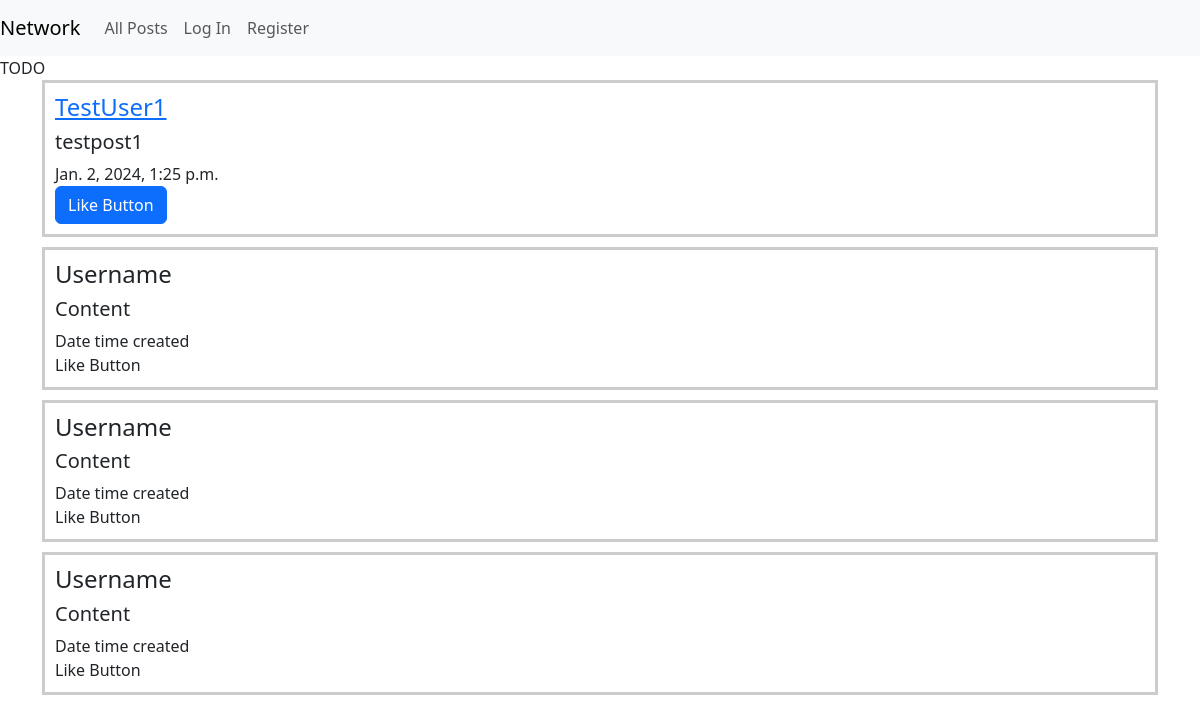
The app's page /, older data.
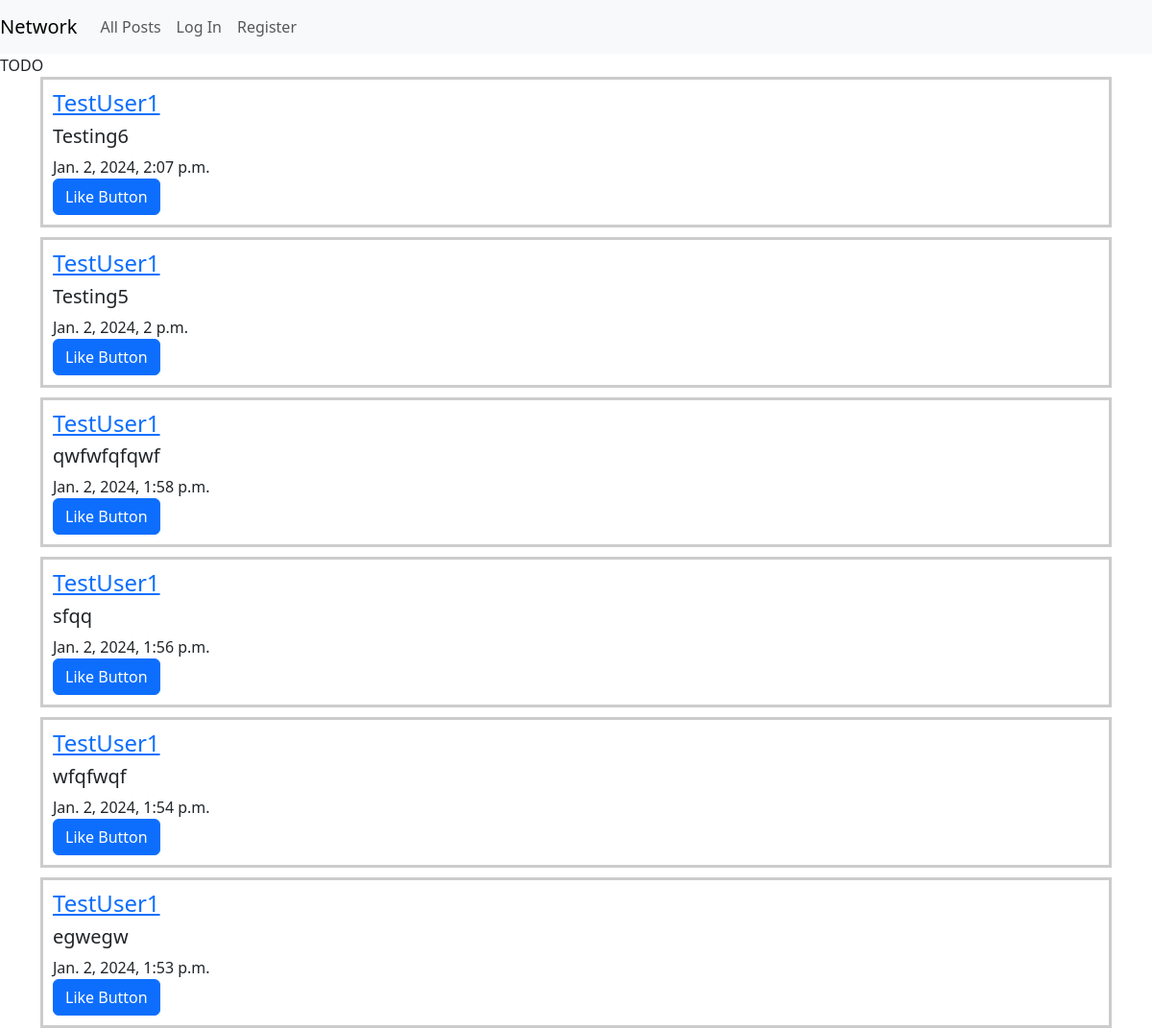
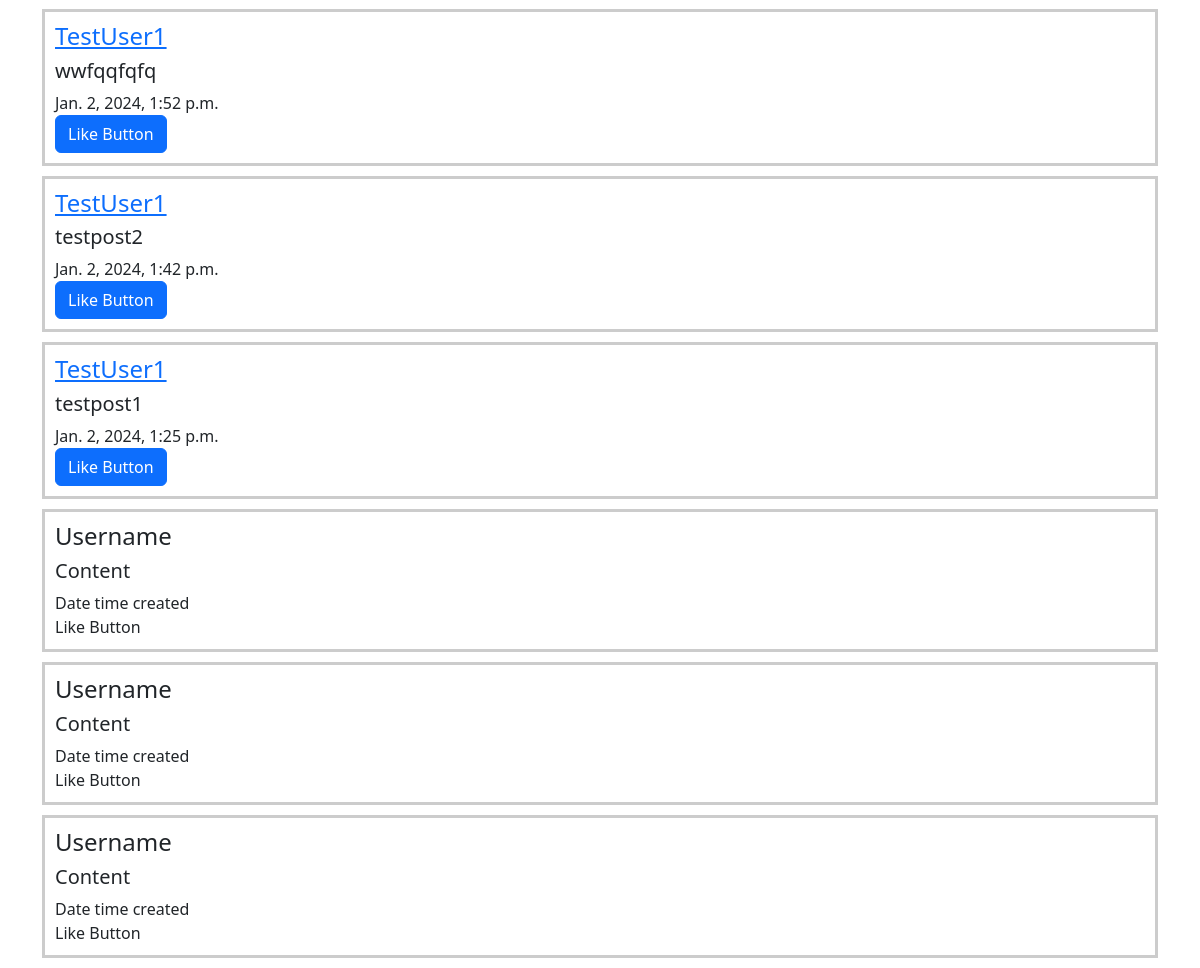
The same page, newer data (2 pictures, top to bottom).
### network/models.py (models this page shows)
class Posts(models.Model):
    user = models.ForeignKey(User, on_delete=models.CASCADE)
    content = models.CharField(max_length=140)
    date = models.DateTimeField(auto_now_add=True)
    def __str__(self):
        return f"Made by {self.user} on {self.date}. Contents: {self.content}"

class User(AbstractUser):
    pass

### network/views.py (the view)
# urls.py: path("", views.index, name="index"),
def index(request):
    all_posts = Posts.objects.all()
    print(all_posts)
    return render(request, "network/index.html", {"all_posts": all_posts})

### network/templates/network/index.html (shortened to what this page needs)
{% extends "network/layout.html" %}
{% block body %}
    TODO
    <div class="container">
        <div class="all-posts" id="all-posts">
        {% for post in all_posts reversed %}
            <div class="fake-post">
                <h4><a href="{% url 'profile' post.user.id %}">{{ post.user }}</a></h4>
                <h5 class="mt-2">{{ post.content }}</h5>
                {{ post.date }} <br>
                <button class="btn btn-primary">Like Button</button>
            </div>
        {% endfor %}
            <div class="fake-post">
                <h4>Username</h4>
                <h5 class="mt-2">Content</h5>
                Date time created <br>
                Like Button
            </div>
            <div class="fake-post">
                <h4>Username</h4>
                <h5 class="mt-2">Content</h5>
                Date time created <br>
                Like Button
            </div>
            <div class="fake-post">
                <h4>Username</h4>
                <h5 class="mt-2">Content</h5>
                Date time created <br>
                Like Button
            </div>
        </div>
    </div>
{% endblock %}

### network/templates/network/layout.html (shortened to what this page needs)
{% load static %}
<!DOCTYPE html>
<html lang="en">
    <head>
        <link href="https://cdn.jsdelivr.net/npm/bootstrap@5.3.2/dist/css/bootstrap.min.css" rel="stylesheet">
        <link href="{% static 'network/styles.css' %}" rel="stylesheet">
    </head>
    <body>
        <nav class="navbar navbar-expand-lg navbar-light bg-light">
            <a class="navbar-brand" href="#">Network</a>
            <div>
              <ul class="navbar-nav mr-auto">
                <li class="nav-item">
                  <a class="nav-link" href="{% url 'index' %}">All Posts</a>
                </li>
                {% if user.is_authenticated %}
                    <li class="nav-item">
                        <a class="nav-link" href="#">Following</a>
                    </li>
                    <li class="nav-item">
                        <a class="nav-link" href="{% url 'logout' %}">Log Out</a>
                    </li>
                {% else %}
                    <li class="nav-item">
                        <a class="nav-link" href="{% url 'login' %}">Log In</a>
                    </li>
                    <li class="nav-item">
                        <a class="nav-link" href="{% url 'register' %}">Register</a>
                    </li>
                {% endif %}
              </ul>
            </div>
          </nav>
        <div class="body">
            {% block body %}
            {% endblock %}
        </div>
    </body>
</html>

### network/static/network/styles.css (style rules this page uses)
.new-post, .fake-post { border: 3px solid #ccc; padding: 10px; margin-bottom: 10px; }

Row changes from the older to the newer data that the page shows:
added Posts: user "TestUser1", content "Testing6", date "Jan. 2, 2024, 2:07 p.m."
added Posts: user "TestUser1", content "Testing5", date "Jan. 2, 2024, 2 p.m."
added Posts: user "TestUser1", content "qwfwfqfqwf", date "Jan. 2, 2024, 1:58 p.m."
added Posts: user "TestUser1", content "sfqq", date "Jan. 2, 2024, 1:56 p.m."
added Posts: user "TestUser1", content "wfqfwqf", date "Jan. 2, 2024, 1:54 p.m."
added Posts: user "TestUser1", content "egwegw", date "Jan. 2, 2024, 1:53 p.m."
added Posts: user "TestUser1", content "wwfqqfqfq", date "Jan. 2, 2024, 1:52 p.m."
added Posts: user "TestUser1", content "testpost2", date "Jan. 2, 2024, 1:42 p.m."
